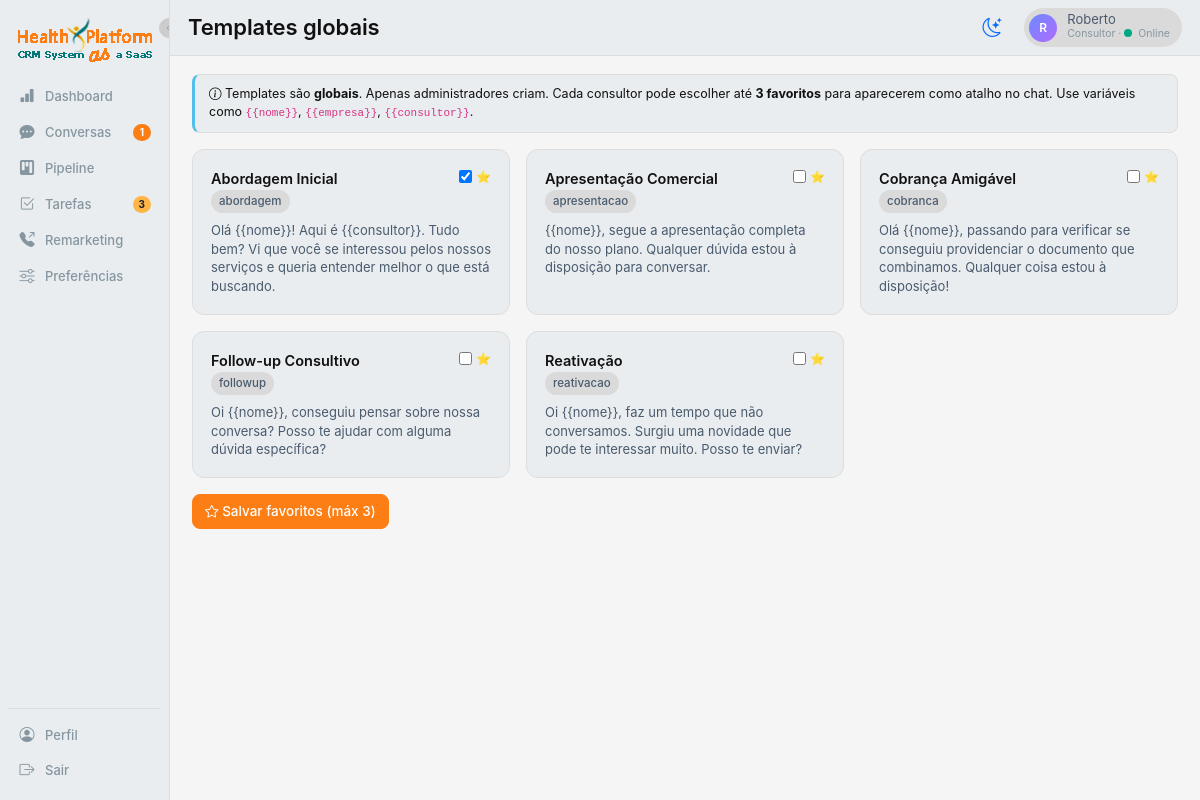
Page /templates (signed in) on the committed database.
### app.py (models this page shows, shortened)
class User(db.Model):
    __tablename__ = 'users'
    id = db.Column(db.Integer, primary_key=True)
    name = db.Column(db.String(120), nullable=False)
    email = db.Column(db.String(120), unique=True, nullable=False)
    password_hash = db.Column(db.String(255), nullable=False)
    role = db.Column(db.String(20), default='consultor')  # master | admin | coordenador | lider | consultor
    weekly_quota = db.Column(db.Integer, default=20)
    is_online = db.Column(db.Boolean, default=True)
    is_active = db.Column(db.Boolean, default=True)
    is_blocked = db.Column(db.Boolean, default=False)  # bloqueado por master/coordenador (não recebe lead, não envia msg)
    blocked_reason = db.Column(db.String(255), default='')
    created_at = db.Column(db.DateTime, default=datetime.utcnow)
    manager_id = db.Column(db.Integer, db.ForeignKey('users.id'))
    manager = db.relationship('User', remote_side=[id], backref='subordinados')
    favorite_templates = db.Column(db.String(255), default='')  # ids separados por vírgula (max 3)
    favorite_followups = db.Column(db.String(255), default='')  # ids separados por vírgula (max 5)
    cadence_per_day = db.Column(db.Integer, default=2)        # quantos FUPs por dia (1-4)
    cadence_days = db.Column(db.Integer, default=3)           # quantos dias mantém cadência (1-3)
    cadence_interval_hours = db.Column(db.Integer, default=3) # intervalo mínimo entre FUPs no mesmo dia
    @property
    def fav_template_ids(self):
        return [int(x) for x in self.favorite_templates.split(',') if x.strip().isdigit()]

class Template(db.Model):
    __tablename__ = 'templates'
    id = db.Column(db.Integer, primary_key=True)
    title = db.Column(db.String(120), nullable=False)
    category = db.Column(db.String(60), default='geral')
    body = db.Column(db.Text, nullable=False)
    created_at = db.Column(db.DateTime, default=datetime.utcnow)
    is_active = db.Column(db.Boolean, default=True)

### app.py (the view)
@app.route('/templates')
@login_required
def templates_list():
    templates = Template.query.order_by(Template.category, Template.title).all()
    u = current_user()
    return render_template('templates.html', templates=templates, user=u)

### app.py (called while the page is built)
def current_user():
    uid = session.get('user_id')
    if not uid:
        return None
    return db.session.get(User, uid)

def login_required(f):
    @wraps(f)
    def wrap(*args, **kwargs):
        if not session.get('user_id'):
            return redirect(url_for('login'))
        return f(*args, **kwargs)
    return wrap

def filter_leads_by_visibility(query, user):
    if user.role == 'master':
        return query
    if user.role == 'coordenador':
        return query.filter(Lead.owner_id.in_(visible_user_ids(user)))
    if user.role == 'lider':
        return query.filter(db.false())
    if user.role == 'admin':
        return query
    return query.filter(Lead.owner_id == user.id)

### templates/templates.html (shortened to what this page needs)
{% extends 'base.html' %}
{% set active_nav = 'templates' %}
{% block page_title %}Templates globais{% endblock %}
{% block content %}
<div class="alert alert-info mb-3" style="font-size:12.5px;">
  <i class="bi bi-info-circle"></i>
  Templates são <b>globais</b>. Apenas administradores criam.
  Cada consultor pode escolher até <b>3 favoritos</b> para aparecerem como atalho no chat.
  Use variáveis como <code>{{'{{nome}}'}}</code>, <code>{{'{{empresa}}'}}</code>, <code>{{'{{consultor}}'}}</code>.
</div>
<form method="POST" action="{{ url_for('templates_favorite') }}">
  <div class="row g-3">
    {% for t in templates %}
    <div class="col-md-6 col-lg-4">
      <div class="card-x" style="height:100%;">
        <div class="d-flex justify-content-between align-items-start mb-2">
          <div>
            <div class="fw-600">{{ t.title }}</div>
            <span class="chip">{{ t.category }}</span>
          </div>
          <div class="d-flex gap-2">
            <label class="d-flex align-items-center gap-1" style="cursor:pointer;font-size:12px;">
              <input type="checkbox" name="fav" value="{{ t.id }}" {% if t.id in user.fav_template_ids %}checked{% endif %}>
              ⭐
            </label>
          </div>
        </div>
        <div class="text-soft fs-13" style="white-space:pre-wrap;">{{ t.body }}</div>
      </div>
    </div>
    {% else %}
    <div class="col-12">
      <div class="card-x text-center text-mute">Nenhum template criado ainda.</div>
    </div>
    {% endfor %}
  </div>
  {% if templates %}
  <div class="mt-3">
    <button class="btn btn-brand"><i class="bi bi-star"></i> Salvar favoritos (máx 3)</button>
  </div>
  {% endif %}
</form>
{% endblock %}

### templates/base.html (shortened to what this page needs)
<!doctype html>
<html lang="pt-BR">
<head>
  <link href="https://cdn.jsdelivr.net/npm/bootstrap@5.3.2/dist/css/bootstrap.min.css" rel="stylesheet">
  <link href="https://cdn.jsdelivr.net/npm/bootstrap-icons@1.11.2/font/bootstrap-icons.css" rel="stylesheet">
  <link rel="stylesheet" href="{{ url_for('static', filename='css/app.css') }}">
</head>
<body data-lead-id="{{ lead_id_for_js or '' }}" data-user-id="{{ current_user.id if current_user else '' }}"
  data-user-role="{{ current_user.role if current_user else '' }}">
  {% if current_user %}
  <div class="app-shell">
    <aside class="sidebar">
      <button type="button" class="sidebar-toggle" onclick="toggleSidebar()" title="Expandir/recolher menu">
        <i class="bi bi-chevron-left"></i>
      </button>
      <div class="brand" title="CRM Conversacional">
        <img src="{{ url_for('static', filename='imgs/logo.png') }}" alt="Logo" class="logo">
      </div>
      <a href="{{ url_for('dashboard') }}" data-tip="Dashboard"
        class="nav-item {% if active_nav == 'dashboard' %}active{% endif %}">
        <i class="bi bi-bar-chart-fill"></i><span class="nav-label">Dashboard</span>
      </a>
      {% if current_user.role in ('consultor', 'master', 'coordenador') %}
      <a href="{{ url_for('conversas') }}" data-tip="Conversas"
        class="nav-item {% if active_nav == 'conversas' %}active{% endif %}">
        <i class="bi bi-chat-dots-fill"></i>
        <span class="nav-label">Conversas</span>
        {% if unread_count and unread_count > 0 %}<span class="nav-badge">{{ unread_count }}</span>{% endif %}
      </a>
      <a href="{{ url_for('pipeline') }}" data-tip="Pipeline"
        class="nav-item {% if active_nav == 'pipeline' %}active{% endif %}">
        <i class="bi bi-kanban-fill"></i><span class="nav-label">Pipeline</span>
      </a>
      <a href="{{ url_for('tarefas') }}" data-tip="Tarefas"
        class="nav-item {% if active_nav == 'tarefas' %}active{% endif %}">
        <i class="bi bi-check2-square"></i><span class="nav-label">Tarefas</span>
        {% if pending_tasks and pending_tasks > 0 %}<span class="nav-badge nav-badge-warn">{{ pending_tasks }}</span>{%
        endif %}
      </a>
      <a href="{{ url_for('remarketing') }}" data-tip="Remarketing"
        class="nav-item {% if active_nav == 'remarketing' %}active{% endif %}">
        <i class="bi bi-telephone-outbound-fill"></i><span class="nav-label">Remarketing</span>
      </a>
      {% endif %}
      {% if current_user.role in ('consultor', 'master', 'coordenador') %}
      <a href="{{ url_for('preferencias') }}" data-tip="Preferências"
        class="nav-item {% if active_nav == 'preferencias' %}active{% endif %}">
        <i class="bi bi-sliders"></i><span class="nav-label">Preferências</span>
      </a>
      {% endif %}
      <div class="nav-bottom">
        <a href="{{ url_for('perfil') }}" data-tip="Perfil"
          class="nav-item {% if active_nav == 'perfil' %}active{% endif %}">
          <i class="bi bi-person-circle"></i><span class="nav-label">Perfil</span>
        </a>
        <a href="{{ url_for('logout') }}" data-tip="Sair" class="nav-item">
          <i class="bi bi-box-arrow-right"></i><span class="nav-label">Sair</span>
        </a>
      </div>
    </aside>
    <main class="main">
      <div class="topbar">
        <div class="page-title">{% block page_title %}{% endblock %}</div>
        <button id="themeToggle" class="btn btn-link text-decoration-none theme-toggle-btn"
          title="Alternar tema claro/escuro" type="button">
          <i id="themeIcon" class="bi bi-moon-stars"></i>
        </button>
        <div class="user-chip">
          <div class="avatar">{{ current_user.name[0]|upper }}</div>
          <div>
            <div class="user-name">{{ current_user.name }}</div>
            <div class="user-role-status">
              {% if current_user.role == 'admin' %}Administrador{% else %}Consultor{% endif %}
              · <span class="status-dot {% if current_user.is_online %}online{% else %}offline{% endif %}"></span>{% if
              current_user.is_online %}Online{% else %}Offline{% endif %}
            </div>
          </div>
        </div>
      </div>
      <div class="content {% block content_class %}{% endblock %}">
        {% block content %}{% endblock %}
      </div>
    </main>
  </div>
  {% else %}
  {% block anon %}{% endblock %}
  {% endif %}
</body>
</html>

### rows in the picture
User: name "R", name "Roberto"
Template: title "Abordagem Inicial", category "abordagem", fav "☑", body "Olá {{nome}}! Aqui é {{consultor}}. Tudo bem? Vi que você se interessou pelos nossos serviços e queria entender melhor o que está buscando."
Template: title "Apresentação Comercial", category "apresentacao", body "{{nome}}, segue a apresentação completa do nosso plano. Qualquer dúvida estou à disposição para conversar."
Template: title "Cobrança Amigável", category "cobranca", body "Olá {{nome}}, passando para verificar se conseguiu providenciar o documento que combinamos. Qualquer coisa estou à disposição!"
Template: title "Follow-up Consultivo", category "followup", body "Oi {{nome}}, conseguiu pensar sobre nossa conversa? Posso te ajudar com alguma dúvida específica?"
Template: title "Reativação", category "reativacao", body "Oi {{nome}}, faz um tempo que não conversamos. Surgiu uma novidade que pode te interessar muito. Posso te enviar?"

### other values in the picture
{{ unread_count }} "1"
{{ pending_tasks }} "3"
{{ '{{nome}}' }} "{{nome}}"
{{ '{{empresa}}' }} "{{empresa}}"
{{ '{{consultor}}' }} "{{consultor}}"
